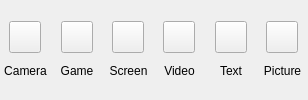
           <widget class="QWidget" name="sourceButtonWidget" native="true">
            <property name="sizePolicy">
             <sizepolicy hsizetype="Fixed" vsizetype="Expanding">
              <horstretch>0</horstretch>
              <verstretch>0</verstretch>
             </sizepolicy>
            </property>
            <property name="minimumSize">
             <size>
              <width>308</width>
              <height>0</height>
             </size>
            </property>
            <property name="maximumSize">
             <size>
              <width>308</width>
              <height>16777215</height>
             </size>
            </property>
            <layout class="QHBoxLayout" name="horizontalLayout_19" stretch="1,1,1,1,1,1">
             <property name="spacing">
              <number>0</number>
             </property>
             <property name="leftMargin">
              <number>0</number>
             </property>
             <property name="topMargin">
              <number>0</number>
             </property>
             <property name="rightMargin">
              <number>0</number>
             </property>
             <property name="bottomMargin">
              <number>0</number>
             </property>
             <item>
              <layout class="QVBoxLayout" name="SrcCamBtnLayout" stretch="3,2">
               <property name="spacing">
                <number>0</number>
               </property>
               <item>
                <layout class="QHBoxLayout" name="SrcCamBtnIconLayout">
                 <property name="spacing">
                  <number>0</number>
                 </property>
                 <property name="topMargin">
                  <number>10</number>
                 </property>
                 <item>
                  <spacer name="horizontalSpacer_14">
                   <property name="orientation">
                    <enum>Qt::Horizontal</enum>
                   </property>
                   <property name="sizeType">
                    <enum>QSizePolicy::Preferred</enum>
                   </property>
                   <property name="sizeHint" stdset="0">
                    <size>
                     <width>1</width>
                     <height>20</height>
                    </size>
                   </property>
                  </spacer>
                 </item>
                 <item>
                  <widget class="QPushButton" name="SrcCamBtn">
                   <property name="sizePolicy">
                    <sizepolicy hsizetype="Fixed" vsizetype="Fixed">
                     <horstretch>0</horstretch>
                     <verstretch>0</verstretch>
                    </sizepolicy>
                   </property>
                   <property name="minimumSize">
                    <size>
                     <width>32</width>
                     <height>32</height>
                    </size>
                   </property>
                   <property name="maximumSize">
                    <size>
                     <width>32</width>
                     <height>32</height>
                    </size>
                   </property>
                   <property name="styleSheet">
                    <string notr="true"/>
                   </property>
                   <property name="text">
                    <string/>
                   </property>
                  </widget>
                 </item>
                 <item>
                  <spacer name="horizontalSpacer_15">
                   <property name="orientation">
                    <enum>Qt::Horizontal</enum>
                   </property>
                   <property name="sizeType">
                    <enum>QSizePolicy::Preferred</enum>
                   </property>
                   <property name="sizeHint" stdset="0">
                    <size>
                     <width>1</width>
                     <height>20</height>
                    </size>
                   </property>
                  </spacer>
                 </item>
                </layout>
               </item>
               <item>
                <layout class="QHBoxLayout" name="SrcCamBtnLabelLayout">
                 <property name="spacing">
                  <number>0</number>
                 </property>
                 <property name="bottomMargin">
                  <number>4</number>
                 </property>
                 <item>
                  <spacer name="horizontalSpacer_30">
                   <property name="orientation">
                    <enum>Qt::Horizontal</enum>
                   </property>
                   <property name="sizeType">
                    <enum>QSizePolicy::Preferred</enum>
                   </property>
                   <property name="sizeHint" stdset="0">
                    <size>
                     <width>1</width>
                     <height>20</height>
                    </size>
                   </property>
                  </spacer>
                 </item>
                 <item>
                  <widget class="QLabel" name="SrcCamLab">
                   <property name="sizePolicy">
                    <sizepolicy hsizetype="Fixed" vsizetype="Preferred">
                     <horstretch>0</horstretch>
                     <verstretch>0</verstretch>
                    </sizepolicy>
                   </property>
                   <property name="minimumSize">
                    <size>
                     <width>26</width>
                     <height>20</height>
                    </size>
                   </property>
                   <property name="maximumSize">
                    <size>
                     <width>52</width>
                     <height>20</height>
                    </size>
                   </property>
                   <property name="text">
                    <string>Camera</string>
                   </property>
                   <property name="alignment">
                    <set>Qt::AlignHCenter|Qt::AlignTop</set>
                   </property>
                  </widget>
                 </item>
                 <item>
                  <spacer name="horizontalSpacer_29">
                   <property name="orientation">
                    <enum>Qt::Horizontal</enum>
                   </property>
                   <property name="sizeType">
                    <enum>QSizePolicy::Preferred</enum>
                   </property>
                   <property name="sizeHint" stdset="0">
                    <size>
                     <width>1</width>
                     <height>20</height>
                    </size>
                   </property>
                  </spacer>
                 </item>
                </layout>
               </item>
              </layout>
             </item>
             <item>
              <layout class="QVBoxLayout" name="SrcGameBtnLayout" stretch="3,2">
               <property name="spacing">
                <number>0</number>
               </property>
               <item>
                <layout class="QHBoxLayout" name="SrcGameBtnIconLayout">
                 <property name="spacing">
                  <number>0</number>
                 </property>
                 <property name="topMargin">
                  <number>10</number>
                 </property>
                 <item>
                  <spacer name="horizontalSpacer_16">
                   <property name="orientation">
                    <enum>Qt::Horizontal</enum>
                   </property>
                   <property name="sizeType">
                    <enum>QSizePolicy::Preferred</enum>
                   </property>
                   <property name="sizeHint" stdset="0">
                    <size>
                     <width>1</width>
                     <height>20</height>
                    </size>
                   </property>
                  </spacer>
                 </item>
                 <item>
                  <widget class="QPushButton" name="SrcGameBtn">
                   <property name="sizePolicy">
                    <sizepolicy hsizetype="Fixed" vsizetype="Fixed">
                     <horstretch>0</horstretch>
                     <verstretch>0</verstretch>
                    </sizepolicy>
                   </property>
                   <property name="minimumSize">
                    <size>
                     <width>32</width>
                     <height>32</height>
                    </size>
                   </property>
                   <property name="maximumSize">
                    <size>
                     <width>32</width>
                     <height>32</height>
                    </size>
                   </property>
                   <property name="styleSheet">
                    <string notr="true"/>
                   </property>
                   <property name="text">
                    <string/>
                   </property>
                  </widget>
                 </item>
                 <item>
                  <spacer name="horizontalSpacer_17">
                   <property name="orientation">
                    <enum>Qt::Horizontal</enum>
                   </property>
                   <property name="sizeType">
                    <enum>QSizePolicy::Preferred</enum>
                   </property>
                   <property name="sizeHint" stdset="0">
                    <size>
                     <width>1</width>
                     <height>20</height>
                    </size>
                   </property>
                  </spacer>
                 </item>
                </layout>
               </item>
               <item>
                <layout class="QHBoxLayout" name="SrcGameBtnLabelLayout">
                 <property name="spacing">
                  <number>0</number>
                 </property>
                 <property name="bottomMargin">
                  <number>4</number>
                 </property>
                 <item>
                  <spacer name="horizontalSpacer_28">
                   <property name="orientation">
                    <enum>Qt::Horizontal</enum>
                   </property>
                   <property name="sizeType">
                    <enum>QSizePolicy::Preferred</enum>
                   </property>
                   <property name="sizeHint" stdset="0">
                    <size>
                     <width>1</width>
                     <height>20</height>
                    </size>
                   </property>
                  </spacer>
                 </item>
                 <item>
                  <widget class="QLabel" name="SrcGameLab">
                   <property name="sizePolicy">
                    <sizepolicy hsizetype="Fixed" vsizetype="Preferred">
                     <horstretch>0</horstretch>
                     <verstretch>0</verstretch>
                    </sizepolicy>
                   </property>
                   <property name="minimumSize">
                    <size>
                     <width>26</width>
                     <height>20</height>
                    </size>
                   </property>
                   <property name="maximumSize">
                    <size>
                     <width>52</width>
                     <height>20</height>
                    </size>
                   </property>
                   <property name="text">
                    <string>Game</string>
                   </property>
                   <property name="alignment">
                    <set>Qt::AlignHCenter|Qt::AlignTop</set>
                   </property>
                  </widget>
                 </item>
                 <item>
                  <spacer name="horizontalSpacer_26">
                   <property name="orientation">
                    <enum>Qt::Horizontal</enum>
                   </property>
                   <property name="sizeType">
                    <enum>QSizePolicy::Preferred</enum>
                   </property>
                   <property name="sizeHint" stdset="0">
                    <size>
                     <width>1</width>
                     <height>20</height>
                    </size>
                   </property>
                  </spacer>
                 </item>
                </layout>
               </item>
              </layout>
             </item>
             <item>
              <layout class="QVBoxLayout" name="SrcWinAndMonitorBtnLayout" stretch="3,2">
               <property name="spacing">
                <number>0</number>
               </property>
               <item>
                <layout class="QHBoxLayout" name="SrcWinAndMontiorBtnIconLayout">
                 <property name="spacing">
                  <number>0</number>
                 </property>
                 <property name="topMargin">
                  <number>10</number>
                 </property>
                 <item>
                  <spacer name="horizontalSpacer_12">
                   <property name="orientation">
                    <enum>Qt::Horizontal</enum>
                   </property>
                   <property name="sizeType">
                    <enum>QSizePolicy::Preferred</enum>
                   </property>
                   <property name="sizeHint" stdset="0">
                    <size>
                     <width>1</width>
                     <height>20</height>
                    </size>
                   </property>
                  </spacer>
                 </item>
                 <item>
                  <widget class="QPushButton" name="SrcWinAndMonitorBtn">
                   <property name="sizePolicy">
                    <sizepolicy hsizetype="Fixed" vsizetype="Fixed">
                     <horstretch>0</horstretch>
                     <verstretch>0</verstretch>
                    </sizepolicy>
                   </property>
                   <property name="minimumSize">
                    <size>
                     <width>32</width>
                     <height>32</height>
                    </size>
                   </property>
                   <property name="maximumSize">
                    <size>
                     <width>32</width>
                     <height>32</height>
                    </size>
                   </property>
                   <property name="styleSheet">
                    <string notr="true"/>
                   </property>
                   <property name="text">
                    <string/>
                   </property>
                  </widget>
                 </item>
                 <item>
                  <spacer name="horizontalSpacer_6">
                   <property name="orientation">
                    <enum>Qt::Horizontal</enum>
                   </property>
                   <property name="sizeType">
                    <enum>QSizePolicy::Preferred</enum>
                   </property>
                   <property name="sizeHint" stdset="0">
                    <size>
                     <width>1</width>
                     <height>20</height>
                    </size>
                   </property>
                  </spacer>
                 </item>
                </layout>
               </item>
               <item>
                <layout class="QHBoxLayout" name="SrcWinAndMonitorBtnLabelLayout">
                 <property name="spacing">
                  <number>0</number>
                 </property>
                 <property name="bottomMargin">
                  <number>4</number>
                 </property>
                 <item>
                  <spacer name="horizontalSpacer_25">
                   <property name="orientation">
                    <enum>Qt::Horizontal</enum>
                   </property>
                   <property name="sizeType">
                    <enum>QSizePolicy::Preferred</enum>
                   </property>
                   <property name="sizeHint" stdset="0">
                    <size>
                     <width>1</width>
                     <height>20</height>
                    </size>
                   </property>
                  </spacer>
                 </item>
                 <item>
                  <widget class="QLabel" name="SrcWinAndMonitorLab">
                   <property name="sizePolicy">
                    <sizepolicy hsizetype="Fixed" vsizetype="Preferred">
                     <horstretch>0</horstretch>
                     <verstretch>0</verstretch>
                    </sizepolicy>
                   </property>
                   <property name="minimumSize">
                    <size>
                     <width>26</width>
                     <height>20</height>
                    </size>
                   </property>
                   <property name="maximumSize">
                    <size>
                     <width>52</width>
                     <height>20</height>
                    </size>
                   </property>
                   <property name="text">
                    <string>Screen</string>
                   </property>
                   <property name="alignment">
                    <set>Qt::AlignHCenter|Qt::AlignTop</set>
                   </property>
                  </widget>
                 </item>
                 <item>
                  <spacer name="horizontalSpacer_8">
                   <property name="orientation">
                    <enum>Qt::Horizontal</enum>
                   </property>
                   <property name="sizeType">
                    <enum>QSizePolicy::Preferred</enum>
                   </property>
                   <property name="sizeHint" stdset="0">
                    <size>
                     <width>1</width>
                     <height>20</height>
                    </size>
                   </property>
                  </spacer>
                 </item>
                </layout>
               </item>
              </layout>
             </item>
             <item>
              <layout class="QVBoxLayout" name="SrcVideoBtnLayout" stretch="3,2">
               <property name="spacing">
                <number>0</number>
               </property>
               <item>
                <layout class="QHBoxLayout" name="SrcVideoBtnIconLayout">
                 <property name="spacing">
                  <number>0</number>
                 </property>
                 <property name="topMargin">
                  <number>10</number>
                 </property>
                 <item>
                  <spacer name="horizontalSpacer_18">
                   <property name="orientation">
                    <enum>Qt::Horizontal</enum>
                   </property>
                   <property name="sizeType">
                    <enum>QSizePolicy::Preferred</enum>
                   </property>
                   <property name="sizeHint" stdset="0">
                    <size>
                     <width>1</width>
                     <height>20</height>
                    </size>
                   </property>
                  </spacer>
                 </item>
                 <item>
                  <widget class="QPushButton" name="SrcVideoBtn">
                   <property name="sizePolicy">
                    <sizepolicy hsizetype="Fixed" vsizetype="Fixed">
                     <horstretch>0</horstretch>
                     <verstretch>0</verstretch>
                    </sizepolicy>
                   </property>
                   <property name="minimumSize">
                    <size>
                     <width>32</width>
                     <height>32</height>
                    </size>
                   </property>
                   <property name="maximumSize">
                    <size>
                     <width>32</width>
                     <height>32</height>
                    </size>
                   </property>
                   <property name="styleSheet">
                    <string notr="true"/>
                   </property>
                   <property name="text">
                    <string/>
                   </property>
                  </widget>
                 </item>
                 <item>
                  <spacer name="horizontalSpacer_19">
                   <property name="orientation">
                    <enum>Qt::Horizontal</enum>
                   </property>
                   <property name="sizeType">
                    <enum>QSizePolicy::Preferred</enum>
                   </property>
                   <property name="sizeHint" stdset="0">
                    <size>
                     <width>1</width>
                     <height>20</height>
                    </size>
                   </property>
                  </spacer>
                 </item>
                </layout>
               </item>
               <item>
                <layout class="QHBoxLayout" name="SrcVideoBtnLabelLayout">
                 <property name="spacing">
                  <number>0</number>
                 </property>
                 <property name="bottomMargin">
                  <number>4</number>
                 </property>
                 <item>
                  <spacer name="horizontalSpacer_34">
                   <property name="orientation">
                    <enum>Qt::Horizontal</enum>
                   </property>
                   <property name="sizeType">
                    <enum>QSizePolicy::Preferred</enum>
                   </property>
                   <property name="sizeHint" stdset="0">
                    <size>
                     <width>1</width>
                     <height>20</height>
                    </size>
                   </property>
                  </spacer>
                 </item>
                 <item>
                  <widget class="QLabel" name="SrcVideoLab">
                   <property name="sizePolicy">
                    <sizepolicy hsizetype="Fixed" vsizetype="Preferred">
                     <horstretch>0</horstretch>
                     <verstretch>0</verstretch>
                    </sizepolicy>
                   </property>
                   <property name="minimumSize">
                    <size>
                     <width>26</width>
                     <height>20</height>
                    </size>
                   </property>
                   <property name="maximumSize">
                    <size>
                     <width>52</width>
                     <height>20</height>
                    </size>
                   </property>
                   <property name="text">
                    <string>Video</string>
                   </property>
                   <property name="alignment">
                    <set>Qt::AlignHCenter|Qt::AlignTop</set>
                   </property>
                  </widget>
                 </item>
                 <item>
                  <spacer name="horizontalSpacer_33">
                   <property name="orientation">
                    <enum>Qt::Horizontal</enum>
                   </property>
                   <property name="sizeType">
                    <enum>QSizePolicy::Preferred</enum>
                   </property>
                   <property name="sizeHint" stdset="0">
                    <size>
                     <width>1</width>
                     <height>20</height>
                    </size>
                   </property>
                  </spacer>
                 </item>
                </layout>
               </item>
              </layout>
             </item>
             <item>
              <layout class="QVBoxLayout" name="SrcTxtBtnLayout" stretch="3,2">
               <property name="spacing">
                <number>0</number>
               </property>
               <item>
                <layout class="QHBoxLayout" name="SrcTxtBtnIconLayout">
                 <property name="spacing">
                  <number>0</number>
                 </property>
                 <property name="topMargin">
                  <number>10</number>
                 </property>
                 <item>
                  <spacer name="horizontalSpacer_20">
                   <property name="orientation">
                    <enum>Qt::Horizontal</enum>
                   </property>
                   <property name="sizeType">
                    <enum>QSizePolicy::Preferred</enum>
                   </property>
                   <property name="sizeHint" stdset="0">
                    <size>
                     <width>1</width>
                     <height>20</height>
                    </size>
                   </property>
                  </spacer>
                 </item>
                 <item>
                  <widget class="QPushButton" name="SrcTxtBtn">
                   <property name="sizePolicy">
                    <sizepolicy hsizetype="Fixed" vsizetype="Fixed">
                     <horstretch>0</horstretch>
                     <verstretch>0</verstretch>
                    </sizepolicy>
                   </property>
                   <property name="minimumSize">
                    <size>
                     <width>32</width>
                     <height>32</height>
                    </size>
                   </property>
                   <property name="maximumSize">
                    <size>
                     <width>32</width>
                     <height>32</height>
                    </size>
                   </property>
                   <property name="styleSheet">
                    <string notr="true"/>
                   </property>
                   <property name="text">
                    <string/>
                   </property>
                  </widget>
                 </item>
                 <item>
                  <spacer name="horizontalSpacer_21">
                   <property name="orientation">
                    <enum>Qt::Horizontal</enum>
                   </property>
                   <property name="sizeType">
                    <enum>QSizePolicy::Preferred</enum>
                   </property>
                   <property name="sizeHint" stdset="0">
                    <size>
                     <width>1</width>
                     <height>20</height>
                    </size>
                   </property>
                  </spacer>
                 </item>
                </layout>
               </item>
               <item>
                <layout class="QHBoxLayout" name="SrcTxtBtnLabelLayout">
                 <property name="spacing">
                  <number>0</number>
                 </property>
                 <property name="bottomMargin">
                  <number>4</number>
                 </property>
                 <item>
                  <spacer name="horizontalSpacer_32">
                   <property name="orientation">
                    <enum>Qt::Horizontal</enum>
                   </property>
                   <property name="sizeType">
                    <enum>QSizePolicy::Preferred</enum>
                   </property>
                   <property name="sizeHint" stdset="0">
                    <size>
                     <width>1</width>
                     <height>20</height>
                    </size>
                   </property>
                  </spacer>
                 </item>
                 <item>
                  <widget class="QLabel" name="SrcTxtLab">
                   <property name="sizePolicy">
                    <sizepolicy hsizetype="Fixed" vsizetype="Preferred">
                     <horstretch>0</horstretch>
                     <verstretch>0</verstretch>
                    </sizepolicy>
                   </property>
                   <property name="minimumSize">
                    <size>
                     <width>26</width>
                     <height>20</height>
                    </size>
                   </property>
                   <property name="maximumSize">
                    <size>
                     <width>52</width>
                     <height>20</height>
                    </size>
                   </property>
                   <property name="text">
                    <string>Text</string>
                   </property>
                   <property name="alignment">
                    <set>Qt::AlignHCenter|Qt::AlignTop</set>
                   </property>
                   <property name="wordWrap">
                    <bool>true</bool>
                   </property>
                  </widget>
                 </item>
                 <item>
                  <spacer name="horizontalSpacer_31">
                   <property name="orientation">
                    <enum>Qt::Horizontal</enum>
                   </property>
                   <property name="sizeType">
                    <enum>QSizePolicy::Preferred</enum>
                   </property>
                   <property name="sizeHint" stdset="0">
                    <size>
                     <width>1</width>
                     <height>20</height>
                    </size>
                   </property>
                  </spacer>
                 </item>
                </layout>
               </item>
              </layout>
             </item>
             <item>
              <layout class="QVBoxLayout" name="SrcPicBtnLayout" stretch="3,2">
               <property name="spacing">
                <number>0</number>
               </property>
               <item>
                <layout class="QHBoxLayout" name="SrcPicBtnIconLayout">
                 <property name="spacing">
                  <number>0</number>
                 </property>
                 <property name="topMargin">
                  <number>10</number>
                 </property>
                 <item>
                  <spacer name="horizontalSpacer_23">
                   <property name="orientation">
                    <enum>Qt::Horizontal</enum>
                   </property>
                   <property name="sizeType">
                    <enum>QSizePolicy::Preferred</enum>
                   </property>
                   <property name="sizeHint" stdset="0">
                    <size>
                     <width>1</width>
                     <height>20</height>
                    </size>
                   </property>
                  </spacer>
                 </item>
                 <item>
                  <widget class="QPushButton" name="SrcPicBtn">
                   <property name="sizePolicy">
                    <sizepolicy hsizetype="Fixed" vsizetype="Fixed">
                     <horstretch>0</horstretch>
                     <verstretch>0</verstretch>
                    </sizepolicy>
                   </property>
                   <property name="minimumSize">
                    <size>
                     <width>32</width>
                     <height>32</height>
                    </size>
                   </property>
                   <property name="maximumSize">
                    <size>
                     <width>32</width>
                     <height>32</height>
                    </size>
                   </property>
                   <property name="styleSheet">
                    <string notr="true"/>
                   </property>
                   <property name="text">
                    <string/>
                   </property>
                  </widget>
                 </item>
                 <item>
                  <spacer name="horizontalSpacer_22">
                   <property name="orientation">
                    <enum>Qt::Horizontal</enum>
                   </property>
                   <property name="sizeType">
                    <enum>QSizePolicy::Preferred</enum>
                   </property>
                   <property name="sizeHint" stdset="0">
                    <size>
                     <width>1</width>
                     <height>20</height>
                    </size>
                   </property>
                  </spacer>
                 </item>
                </layout>
               </item>
               <item>
                <layout class="QHBoxLayout" name="SrcPicBtnLabelLayout">
                 <property name="spacing">
                  <number>0</number>
                 </property>
                 <property name="bottomMargin">
                  <number>4</number>
                 </property>
                 <item>
                  <spacer name="horizontalSpacer_27">
                   <property name="orientation">
                    <enum>Qt::Horizontal</enum>
                   </property>
                   <property name="sizeType">
                    <enum>QSizePolicy::Preferred</enum>
                   </property>
                   <property name="sizeHint" stdset="0">
                    <size>
                     <width>1</width>
                     <height>20</height>
                    </size>
                   </property>
                  </spacer>
                 </item>
                 <item>
                  <widget class="QLabel" name="SrcPicLab">
                   <property name="sizePolicy">
                    <sizepolicy hsizetype="Fixed" vsizetype="Preferred">
                     <horstretch>0</horstretch>
                     <verstretch>0</verstretch>
                    </sizepolicy>
                   </property>
                   <property name="minimumSize">
                    <size>
                     <width>26</width>
                     <height>20</height>
                    </size>
                   </property>
                   <property name="maximumSize">
                    <size>
                     <width>52</width>
                     <height>20</height>
                    </size>
                   </property>
                   <property name="text">
                    <string>Picture</string>
                   </property>
                   <property name="alignment">
                    <set>Qt::AlignHCenter|Qt::AlignTop</set>
                   </property>
                  </widget>
                 </item>
                 <item>
                  <spacer name="horizontalSpacer_24">
                   <property name="orientation">
                    <enum>Qt::Horizontal</enum>
                   </property>
                   <property name="sizeType">
                    <enum>QSizePolicy::Preferred</enum>
                   </property>
                   <property name="sizeHint" stdset="0">
                    <size>
                     <width>1</width>
                     <height>20</height>
                    </size>
                   </property>
                  </spacer>
                 </item>
                </layout>
               </item>
              </layout>
             </item>
            </layout>
           </widget>
